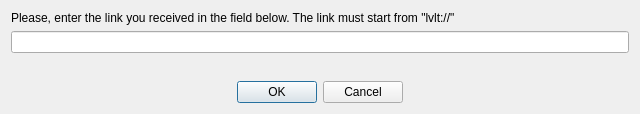
<?xml version="1.0" encoding="UTF-8"?>
<ui version="4.0">
 <class>OpenLink</class>
 <widget class="QDialog" name="OpenLink">
  <property name="windowModality">
   <enum>Qt::WindowModal</enum>
  </property>
  <property name="geometry">
   <rect>
    <x>0</x>
    <y>0</y>
    <width>640</width>
    <height>114</height>
   </rect>
  </property>
  <property name="sizePolicy">
   <sizepolicy hsizetype="Preferred" vsizetype="Preferred">
    <horstretch>0</horstretch>
    <verstretch>0</verstretch>
   </sizepolicy>
  </property>
  <property name="minimumSize">
   <size>
    <width>640</width>
    <height>0</height>
   </size>
  </property>
  <property name="windowTitle">
   <string>Open Link</string>
  </property>
  <property name="windowIcon">
   <iconset resource="../resources/mainwindow.qrc">
    <normaloff>:/icons/Add Link-96.png</normaloff>:/icons/Add Link-96.png</iconset>
  </property>
  <property name="modal">
   <bool>true</bool>
  </property>
  <layout class="QVBoxLayout" name="verticalLayout">
   <item>
    <widget class="QLabel" name="label">
     <property name="text">
      <string>Please, enter the link you received in the field below. The link must start from &quot;lvlt://&quot;</string>
     </property>
    </widget>
   </item>
   <item>
    <widget class="QLineEdit" name="line_url"/>
   </item>
   <item>
    <spacer name="verticalSpacer">
     <property name="orientation">
      <enum>Qt::Vertical</enum>
     </property>
     <property name="sizeHint" stdset="0">
      <size>
       <width>20</width>
       <height>40</height>
      </size>
     </property>
    </spacer>
   </item>
   <item>
    <widget class="QDialogButtonBox" name="buttonBox">
     <property name="orientation">
      <enum>Qt::Horizontal</enum>
     </property>
     <property name="standardButtons">
      <set>QDialogButtonBox::Cancel|QDialogButtonBox::Ok</set>
     </property>
     <property name="centerButtons">
      <bool>true</bool>
     </property>
    </widget>
   </item>
  </layout>
 </widget>
 <resources>
  <include location="../resources/mainwindow.qrc"/>
  <include location="../resources/linux.qrc"/>
 </resources>
 <connections>
  <connection>
   <sender>buttonBox</sender>
   <signal>accepted()</signal>
   <receiver>OpenLink</receiver>
   <slot>accept()</slot>
   <hints>
    <hint type="sourcelabel">
     <x>230</x>
     <y>564</y>
    </hint>
    <hint type="destinationlabel">
     <x>157</x>
     <y>274</y>
    </hint>
   </hints>
  </connection>
  <connection>
   <sender>buttonBox</sender>
   <signal>rejected()</signal>
   <receiver>OpenLink</receiver>
   <slot>reject()</slot>
   <hints>
    <hint type="sourcelabel">
     <x>298</x>
     <y>564</y>
    </hint>
    <hint type="destinationlabel">
     <x>286</x>
     <y>274</y>
    </hint>
   </hints>
  </connection>
 </connections>
</ui>
